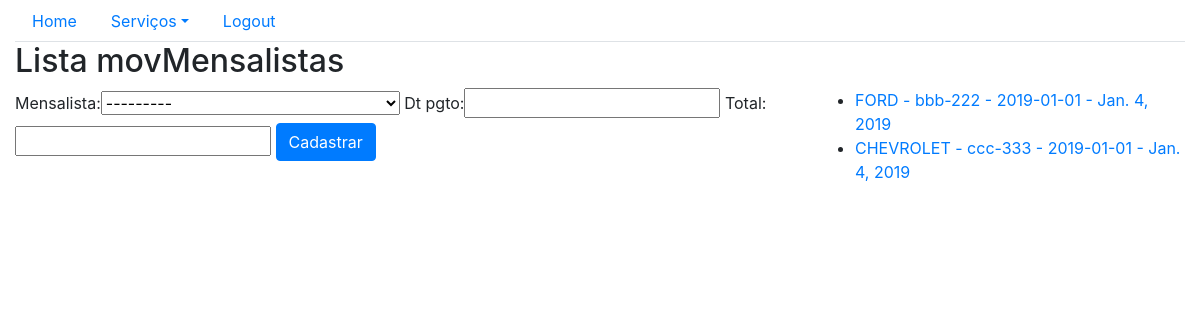
/sistema/mov_mensalistas, run on the app's committed database.
### core/models.py (models this page shows, shortened)
class MovMensalista(models.Model):
    mensalista = models.ForeignKey(Mensalista, on_delete = models.CASCADE)
    dt_pgto = models.DateField()
    total = models.DecimalField(max_digits=6, decimal_places=2)

class Mensalista(models.Model):
    veiculo = models.ForeignKey(Veiculo, on_delete=models.CASCADE)
    inicio = models.DateField()
    valor_mes = models.DecimalField(max_digits=6,decimal_places=2)
    def __str__(self):
        return str (self.veiculo) + ' - ' + str(self.inicio)

class Veiculo(models.Model):
    marca = models.ForeignKey(Marca,  on_delete = models.CASCADE)
    proprietario = models.ForeignKey(Pessoa,  on_delete = models.CASCADE)
    placa = models.CharField(max_length=7)
    cor = models.CharField(max_length=15)
    observacoes = models.TextField()
    def __str__(self):
        return self.marca.nome + ' - ' + self.placa

class Marca(models.Model):
    nome = models.CharField(max_length=50)

### core/views.py (the view)
# urls.py: path('mov_mensalistas', movMensalistas_lista, name='core_movMensalistas_lista'),
def movMensalistas_lista(request):
    lista = MovMensalista.objects.all() #efetua a busca no banco de todos os objetos dessa classe
    form = movMensalistasForm()
    data = {'movMensalistas':lista , 'form':form}
    return render(request, 'core/movMensalistas_lista.html', data)

### core/form.py
class movMensalistasForm(ModelForm):
    class Meta:
        model = MovMensalista
        fields = '__all__'

### core/templates/core/movMensalistas_lista.html (shortened to what this page needs)
{% extends 'base.html' %}
{% load bootstrap%}
{%block menu%}
    <ul class="nav nav-tabs">
        <li class="nav-item">
            <a class="nav-link" href="{% url 'core_home' %}">Home</a>
        </li>
        <li class="nav-item dropdown">
            <a class="nav-link dropdown-toggle" data-toggle="dropdown" href="#" role="button" aria-haspopup="true" aria-expanded="false">Serviços</a>
        </li>
        <li class="nav-item">
            <a class="nav-link" href="">Logout</a>
        </li>
    </ul>
{%endblock%}
{% block main %}
    <div class="row">
        <div class="col">
            <h2>Lista movMensalistas</h2>
        </div>
    </div>
    <div class="row">
        <div class="col-8">
            <form action="{% url 'core_movMensalistas_novo' %}" method="POST">
                {{form|bootstrap}}
                <button type="submit" class="btn btn-primary">Cadastrar</button>
            </form>
        </div>
        <div class="col-4">
            <ul>
                {% for item_da_vez in movMensalistas %}
                    <li>
                        <a href = "{% url 'core_movMensalistas_update' item_da_vez.id %}"> {{item_da_vez.mensalista}} - {{item_da_vez.dt_pgto}} </a>
                    </li>
                {%endfor%}
            </ul>
        </div>
    </div>
{% endblock %}

### data on the page
MovMensalista: mensalista "FORD - bbb-222 - 2019-01-01", dt_pgto "Jan. 4, 2019"
MovMensalista: mensalista "CHEVROLET - ccc-333 - 2019-01-01", dt_pgto "Jan. 4, 2019"
